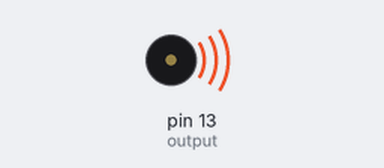
This sketch was run on a simulated Arduino Uno, built with avr-gcc and run on an emulated ATmega328P. On the bench: buzzer (waves = sounding).

Above: at 0.1 s.
At 37.39 s:
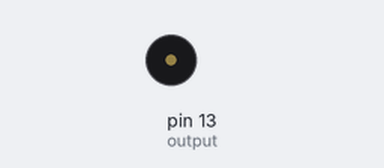
Timing chart, 0 to 40.0 s (numbered marks = the images above):
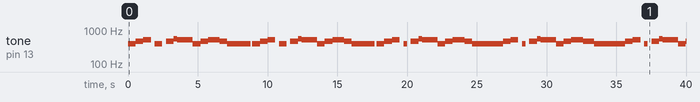

The sketch:

songcode.ino
```cpp
//
/*Notes chart:
  C     CC     D     Eb   E     F     F#    G     G#    a     Bb    B
0 16.35 17.32 18.35 19.45 20.60 21.83 23.12 24.50 25.96 27.50 29.14 30.87
1 32.70 34.65 36.71 38.89 41.20 43.65 46.25 49.00 51.91 55.00 58.27 61.74
2 65.41 69.30 73.42 77.78 82.41 87.31 92.50 98.00 103.8 110.0 116.5 123.5
3 130.8 138.6 146.8 155.6 164.8 174.6 185.0 196.0 207.7 220.0 233.1 246.9
4 261.6 277.2 293.7 311.1 329.6 349.2 370.0 392.0 415.3 440.0 466.2 493.9
5 523.3 554.4 587.3 622.3 659.3 698.5 740.0 784.0 830.6 880.0 932.3 987.8
6 1047  1109  1175  1245  1319  1397  1480  1568  1661  1760  1865  1976
7 2093  2217  2349  2489  2637  2794  2960  3136  3322  3520  3729  3951
8 4186  4435  4699  4978  5274  5588  5920  6272  6645  7040  7459  7902
*/
//bpm 115


int output = 13;
int G3 = 196; // low G
int a3 = 228; // low A
int B3 = 246; // low B
int C4 = 261; // low C
int CC4 = 277; // low d flat = low C sharp
int D4 = 293; // Low d
int E4 = 329; // E
int F4 = 349; // f
int G4 = 392; // middle G
int a4 = 440; // A
int Bb = 466; // B flat
int C5 = 523; // middle C
int CC5 = 554; // C sharp = D flat
int D5 = 587; // D

int sixtyforth = 32;
int thirtysecond = 65;
int sixteenth = 130;
int eighth = 261;
int quarter = 552;
int dotquarter = 828;
int half = 1104;
int third = 1656;
int whole = 2208;


void setup() {

for (int i = 0; i < 2 ; i++){

  //measure 1
  tone(output, G4);  // tone(outputPin,frequency)
  delay(quarter);    //G

  tone(output, Bb);  //B flat
  delay(quarter);

  tone(output, C5);  //C
  delay(quarter);

  noTone(output);  //rest
  delay(eighth);

  tone(output, G4);  //G
  delay(quarter);
  //Seb


  //measure 2
  noTone(output);  //rest
  delay(eighth);

  tone(output, Bb);  //B flat
  delay(quarter);

  tone(output, CC5);  // C sharp
  delay(eighth);

  tone(output, C5);  //C
  delay(half);

  //measure 3
  tone(output, G4);  //G
  delay(quarter);

  tone(output, Bb);  //B flat
  delay(quarter);

  tone(output, C5); //C
  delay(dotquarter);

  tone(output, Bb); //B flat
  delay(quarter);


    //measure 4
    tone(output, G4); //G
    delay(third);

    noTone(output); //rest
    delay(sixteenth);
  }

  //repeat twice

  //measure 5
  tone(output, G4); //G
  delay(quarter);

  tone(output, Bb); //B flat
  delay(quarter);

  tone(output, C5); //C
  delay(quarter);


  noTone(output); //rest
  delay(eighth);

  tone(output, G4); //G
  delay(eighth);

  //measure 6
  noTone(output); //rest
  delay(eighth);

  tone(output, Bb); //B flat
  delay(quarter);

  tone(output, CC5); //C sharp = D Flat
  delay(eighth);

  tone(output, C5); //C
  delay(half);

  //measure 7
  tone(output, G4); //G
  delay(quarter);

  tone(output, Bb); //B flat
  delay(quarter);

  tone(output, C5); //C
  delay(dotquarter);

  tone(output, Bb);
  delay(quarter);

  //MEASURE 8 ending 1
  tone(output, G4);
  delay(third);


  //back to measure 5
  tone(output, G4); //G
  delay(quarter);

  tone(output, Bb); //B flat
  delay(quarter);

  tone(output, C5); //C
  delay(quarter)

;noTone(output); //rest
  delay(eighth);

  tone(output, G4); //G
  delay(eighth);

  //measure 6
  noTone(output); //rest
  delay(eighth);

  tone(output, Bb); //B flat
  delay(quarter);

  tone(output, CC5); //C sharp = D Flat
  delay(eighth);

  tone(output, C5); //C
  delay(half);

  //measure 7
  tone(output, G4); //G
  delay(quarter);

  tone(output, Bb); //B flat
  delay(quarter);

  tone(output, C5); //C
  delay(dotquarter);

  tone(output, Bb); //b flat
  delay(quarter);

  // measure 9 second ending
  tone(output, Bb); // B flat
  delay(eighth);

  tone(output, G4); // G dotted quarter plus half
  delay(third);

  //measure 10
  tone(output, G4); //G
  delay(quarter);

  tone(output,Bb); //B flat
  delay(quarter);

  tone(output, C5); //C
  delay(quarter);

; noTone(output); // eighth rest
  delay(eighth);

  tone(output, G4); //G
  delay(eighth);

  //measure 11
;  noTone(output); //rest eighth
  delay(eighth);

  tone(output, Bb); //B flat
  delay(quarter);

  tone(output, CC5); // D flat = C sharp
  delay(eighth);

  tone(output, C5);
  delay(half);

  //measure 12
  tone(output, G4); //G
  delay(quarter);

  tone(output, Bb); //B flat
  delay(quarter);

  tone(output, C5); // C
  delay(dotquarter);

  tone(output, Bb); // B flat
  delay(eighth);

  tone(output, Bb);
  delay(eighth);

  //measure 13 first ending
  tone(output, G4);
  delay(third);

 //back to measure 10
  tone(output, G4); //G
  delay(quarter);

  tone(output,Bb); //B flat
  delay(quarter);

  tone(output, C5); //C
  delay(quarter);

;  noTone(output); // eighth rest
  delay(eighth);

  tone(output, G4); //G
  delay(eighth);

  //measure 11
  noTone(output); //rest eighth
  delay(eighth);

  tone(output, Bb); //B flat
  delay(quarter);

  tone(output, CC5); // D flat = C sharp
  delay(eighth);

  tone(output, C5); // C
  delay(half);

  //measure 12
  tone(output, G4); //G
  delay(quarter);

  tone(output, Bb); //B flat
  delay(quarter);

  tone(output, C5); // C
  delay(dotquarter);

  tone(output, Bb); // B flat
  delay(quarter);

  //meausure 14 second ending
  tone(output, Bb); // B flat
  delay(eighth);

  tone(output, G4); //G
  delay(third);

  tone(output, F4); // F
  delay(eighth);


for (int i = 0; i < 3 ; i++){

  //measure 15
  tone(output, G4); // G
  delay(quarter);

  tone(output, C4); // low C
  delay(quarter);

  tone(output, F4); // F
  delay(quarter);

  tone(output, D4); // low D
  delay(eighth);

  tone(output, F4); // F
  delay(eighth);


  //measure 16
  tone(output, F4); // F
  delay(eighth);

  tone(output, D4); //D
  delay(dotquarter);

  noTone(output); // rest  quarter
  delay(quarter);

  tone(output, C4); // low C
  delay(eighth);

  tone(output, B3); //low b
  delay(eighth);

  //measure 17
  tone(output, CC4); //low d flat
  delay(eighth);

  tone(output, C4); // low C
  delay(eighth);

  tone(output, B3);  // low b
  delay(eighth);

  tone(output, C4); //low c
  delay(eighth);

  tone(output, C4); // low c
  delay(eighth);

  tone(output, CC4); // Low d sharp
  delay(eighth);

  tone(output, B3); // low b
  delay(eighth);

  //measure 18
  tone(output, G3); // low g
  delay(eighth);

  tone(output, G3);  //low g
  delay(dotquarter);

  tone(output, D4); // low d
  delay(eighth);

  tone(output, C4); //low C
  delay(eighth);

  tone(output, G3); // low g
  delay(dotquarter);

  //measure 19
  noTone(output);
  delay(eighth);

  tone(output, F4); // f
  delay(eighth);

  tone(output, F4); // f
  delay(quarter);

  tone(output, D4);// low d
  delay(eighth);

  tone(output, F4); // f
  delay(eighth);

  tone(output, D4); //d
  delay(eighth);

  //measure 20
  tone(output, G4); //middle G
  delay(quarter);

  tone(output, B3); // low b
  delay(quarter);

  noTone(output); // quarter rest
  delay(quarter);

  tone(output, Bb); // b flat
  delay(quarter);

  //measure 21
  tone(output, Bb); //b flat
  delay(quarter);

  tone(output, Bb); // Bflat
  delay(quarter);

  tone(output, a4); // A
  delay(eighth);

  tone(output, D4); // low D
  delay(eighth);

  tone(output, C4); //low C
  delay(eighth);

  tone(output, B3); // low b
  delay(eighth);

  //measure 22
  tone(output, D4); // low d
  delay(eighth);

  tone(output, D4); //low d
  delay(quarter);

  tone(output, G3);
  delay(eighth);

  tone(output, G3);
  delay(quarter);

  noTone(output);
  delay(quarter);

  //measure 23
  noTone(output);
  delay(quarter);

  tone(output, G4); // middle g
  delay(quarter);

  tone(output, G4);
  delay(eighth);

  tone(output, F4);
  delay(eighth);

  tone(output, G4);
  delay(eighth);

  tone(output, F4);
  delay(eighth);

  //measure 24
  tone(output, G4); // mid G
  delay(quarter);

  tone(output, G4); // mid G
  delay(quarter);

  tone(output, G4); //mid G
  delay(eighth);

  noTone(output); //eighth rest
  delay(eighth);

  noTone(output); // eighth rest
  delay(eighth);

  tone(output, B3); // low b
  delay(eighth);

  // measure 25
  tone(output, C4);
  delay(eighth);

  tone(output, B3);
  delay(eighth);

  tone(output, CC4);
  delay(quarter);

  tone(output, C4);
  delay(quarter);

  tone(output, B3);
  delay(eighth);

  tone(output, D4);
  delay(eighth);

  tone(output, CC4);
  delay(eighth);

  //measure 26
  tone(output, D4);
  delay(quarter);

  tone(output, F4);
  delay(quarter);

  tone(output, G4);
  delay(quarter);

  tone(output, D4);
  delay(eighth);

  tone(output, B3);
  delay(eighth);

  tone(output, G3);
  delay(eighth);

  //measure 27
  noTone(output);
  delay(eighth);

  tone(output, D4);
  delay(eighth);

  tone(output, F4);
  delay(quarter);

  tone(output, F4);
  delay(eighth);

  tone(output, D4);
  delay(eighth);

  tone(output, F4);
  delay(eighth);

  tone(output, D4);
  delay(eighth);

  //measure 28
  tone(output, F4);
  delay(quarter);

  tone(output, G4);
  delay(quarter);

  noTone(output);
  delay(quarter);

  tone(output, Bb);
  delay(eighth);

  tone(output, D5);
  delay(eighth);

  //measure 29
  tone(output, F4);
  delay(eighth);

  tone(output, D4);
  delay(eighth);

  tone(output, B3);
  delay(quarter);

  tone(output, C4);
  delay(eighth);

  tone(output, D4);
  delay(eighth);

  tone(output, D4);
  delay(eighth);

  tone(output, B3);
  delay(eighth);

  tone(output, G3);
  delay(eighth);

  //measure 30
  tone(output, G3);
  delay(quarter);

  noTone(output);
  delay(quarter);

  noTone(output);
  delay(half);

  //measure 31
  tone(output, E4);
  delay(half);

  tone(output, D4);
  delay(eighth);

  tone(output, C4);
  delay(eighth);

  //measure 32
  tone(output, E4);
  delay(half);

  tone(output, C4);
  delay(half);

  //measure 33
  noTone(output);
  delay(eighth);

  tone(output, G4);
  delay(eighth);

  tone(output, Bb);
  delay(eighth);

  tone(output, G4);
  delay(eighth);

  tone(output, Bb);
  delay(eighth);

  tone(output, G4);
  delay(eighth);

  tone(output, F4);
  delay(eighth);

  tone(output, G4);
  delay(eighth);

  //measure 34
  noTone(output);
  delay(eighth);

  tone(output, G3);
  delay(eighth);

  tone(output, B3);
  delay(eighth);

  tone(output, G3);
  delay(eighth);

  tone(output,B3);
  delay(eighth);

  tone(output, G3);
  delay(eighth);

  tone(output, G3);
  delay(eighth);

  //measure 35
  tone(output, E4);
  delay(half);

  tone(output, D4);
  delay(eighth);

  tone(output, C4);
  delay(eighth);

  //measure 36
  tone(output, E4);
  delay(half);

  tone(output, C4);
  delay(half);

  //measure 37
  tone(output, G4);
  delay(quarter);

  tone(output, Bb);
  delay(quarter);

  tone(output, C5);
  delay(quarter);

  noTone(output);
  delay(eighth);

  tone(output, G4);
  delay(eighth);

  //measure 38
  noTone(output);
  delay(eighth);

  tone(output, Bb);
  delay(quarter);

  tone(output, CC5);
  delay(eighth);

  tone(output, C5);
  delay(half);

  //measure 39
  tone(output, G4);
  delay(quarter);

  tone(output, Bb);
  delay(quarter);

  tone(output, C5);
  delay(dotquarter);

  tone(output, Bb);
  delay(eighth);

  //measure 40
  tone(output, Bb);
  delay(eighth);

  tone(output, G4);
  delay(half);

  //measure 41
  tone(output, G4);
  delay(quarter);

  tone(output, Bb);
  delay(quarter);

  tone(output, C5);
  delay(quarter);

  noTone(output);
  delay(eighth);

  tone(output, G4);
  delay(eighth);

  //measure 42
  noTone(output);
  delay(eighth);

  tone(output, Bb);
  delay(quarter);

  tone(output, CC5);
  delay(eighth);

  tone(output, C5);
  delay(half);

  //measure 43
  tone(output, G4);
  delay(quarter);

  tone(output, Bb);
  delay(quarter);

  tone(output, C5);
  delay(dotquarter);

  tone(output, Bb);
  delay(eighth);

  //measure 44
  tone(output, Bb);
  delay(eighth);

  tone(output, G4);
  delay(half);
}
 //repeats twice then goes to last measure 48 song ends
 tone(output, C5);
 delay(eighth);

 tone(output, Bb);
 delay(eighth);

 tone(output, G4);
 delay(whole);


  // END

  ;
  noTone(output);  // stop
}
```

Measured:
- by itself, tone on pin 13 (output): plays 392 Hz for 0.55 s, 466 Hz for 0.55 s, 523 Hz for 0.55 s, 392 Hz for 0.55 s, 466 Hz for 0.55 s, 554 Hz for 0.26 s … (55 notes in this stretch)
